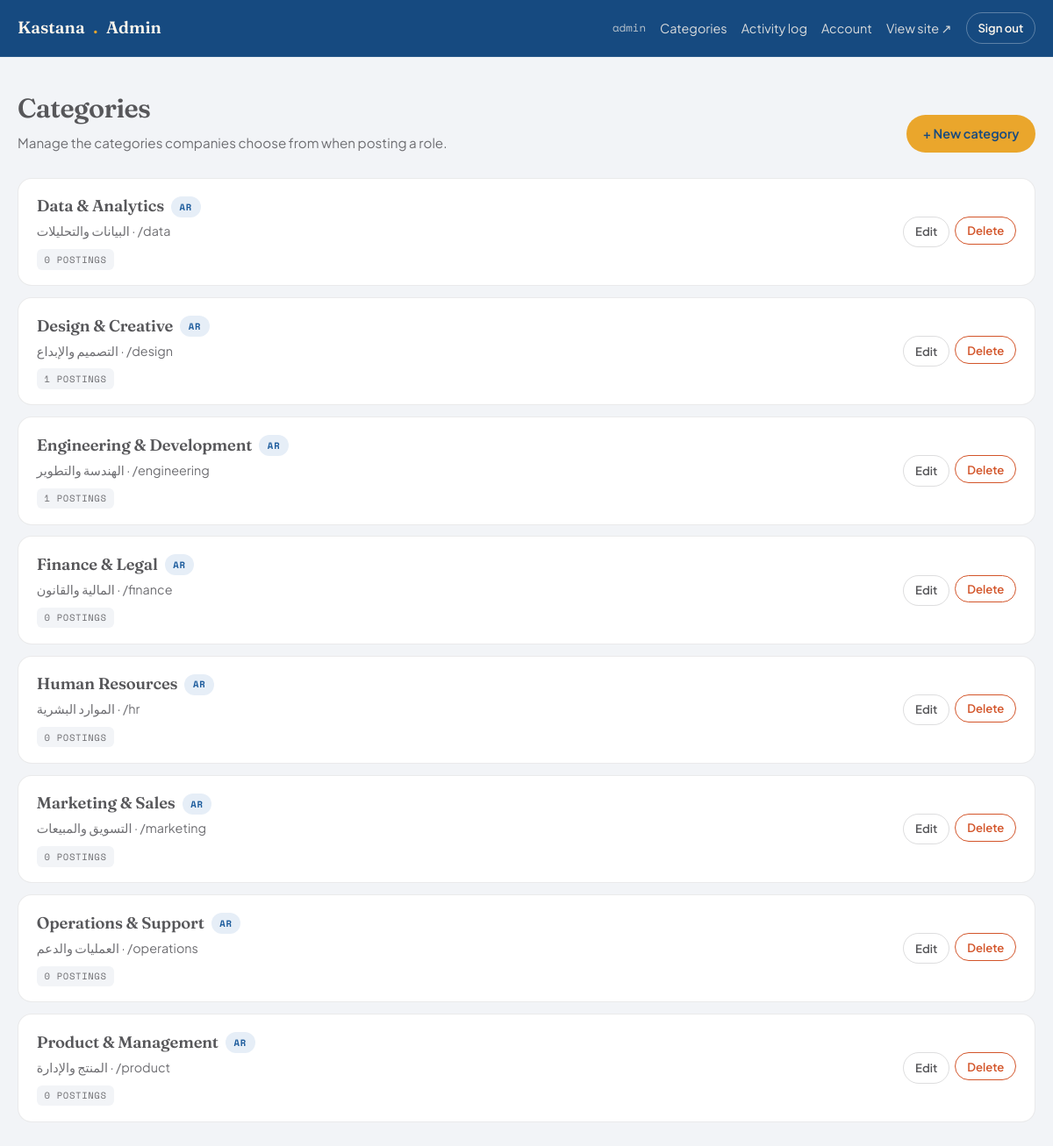
The app's page /admin/categories.php (signed in) with its own data.
### tables this page shows
CREATE TABLE IF NOT EXISTS `categories` (
  `id`         INT UNSIGNED NOT NULL AUTO_INCREMENT,
  `name`       VARCHAR(80)  NOT NULL,
  `name_ar`    VARCHAR(80)  NULL DEFAULT NULL,
  `slug`       VARCHAR(100) NOT NULL,
  `created_at` TIMESTAMP    NOT NULL DEFAULT CURRENT_TIMESTAMP,
  PRIMARY KEY (`id`),
  UNIQUE KEY `uq_category_slug` (`slug`)
);

### includes/functions.php (called while the page is built, shortened)
<?php
function e(?string $value): string
{
    return htmlspecialchars($value ?? '', ENT_QUOTES | ENT_SUBSTITUTE, 'UTF-8');
}
function url(string $path = ''): string
{
    return rtrim(BASE_URL, '/') . '/' . ltrim($path, '/');
}

### config/config.php (called while the page is built, shortened)
<?php
function db(): PDO
{
    static $pdo = null;
    $dsn = 'mysql:host=' . DB_HOST . ';dbname=' . DB_NAME . ';charset=' . DB_CHARSET;
    $options = [
        PDO::ATTR_ERRMODE            => PDO::ERRMODE_EXCEPTION,
        PDO::ATTR_DEFAULT_FETCH_MODE => PDO::FETCH_ASSOC,
        PDO::ATTR_EMULATE_PREPARES   => false,
    ];
    try {
        $pdo = new PDO($dsn, DB_USER, DB_PASS, $options);
    } catch (PDOException $e) {
        error_log('DB connection failed: ' . $e->getMessage());
        http_response_code(500);
        exit('The service is temporarily unavailable. Please try again later.');
    }
    return $pdo;
}
require_once __DIR__ . '/../includes/functions.php';

### admin/categories.php (the view, shortened to what this page needs)
<?php
require_once __DIR__ . '/../config/config.php';
$categories = db()->query(
    "SELECT c.*, COUNT(j.id) AS job_count
     FROM categories c LEFT JOIN jobs j ON j.category_id = c.id
     GROUP BY c.id ORDER BY c.name"
)->fetchAll();
require __DIR__ . '/includes/admin-header.php';
?>
<div class="page-head">
  <div>
    <h1>Categories</h1>
    <p>Manage the categories companies choose from when posting a role.</p>
  </div>
  <a href="<?= url('admin/category-form.php') ?>" class="btn btn--honey">+ New category</a>
</div>
<div class="job-list">
  <?php foreach ($categories as $c): ?>
    <article class="jrow">
      <div class="jrow__main">
        <div class="jrow__title">
          <?= e($c['name']) ?>
          <?php if ($c['name_ar']): ?><span class="status" style="background:#e6eef7;color:#1D5C9D">AR</span><?php endif; ?>
        </div>
        <div class="jrow__sub"><?= e($c['name_ar'] ?: '—') ?> · /<?= e($c['slug']) ?></div>
        <div class="jrow__meta">
          <span class="pill"><?= (int)$c['job_count'] ?> postings</span>
        </div>
      </div>
      <div class="jrow__actions">
        <a href="<?= url('admin/category-form.php?id=' . $c['id']) ?>" class="btn btn--ghost btn--sm">Edit</a>
        <form method="post" class="inline-form" data-confirm="Delete this category? Postings using it will become uncategorized.">
          <button class="btn btn--red btn--sm">Delete</button>
        </form>
      </div>
    </article>
  <?php endforeach; ?>
</div>
<?php require __DIR__ . '/includes/admin-footer.php'; ?>

### assets/css/admin.css (style rules this page uses)
:root { --ink:#57575A; --ink-soft:#6E6E72; --ink-faint:#9A9A9E; --paper:#F2F4F7; --card:#ffffff; --chestnut:#1D5C9D; --chestnut-deep:#164A80; --honey:#EAA62C; --honey-soft:#F5CB78; --line:rgba(87,87,90,0.12); --line-strong:rgba(87,87,90,0.20); --green:#5A9E43; --green-bg:#EDF5E9; --amber:#B7841F; --amber-bg:#FCF3E0; --red:#D3552A; --red-bg:#FCEDE6; --radius:16px; --radius-sm:10px; --shadow-sm:0 1px 2px rgba(63,32,19,0.06),0 6px 20px rgba(63,32,19,0.06); --font-display:'Fraunces',Georgia,serif; --font-body:'Plus Jakarta Sans',system-ui,sans-serif; --font-mono:'Space Mono',ui-monospace,monospace; --ease:cubic-bezier(0.22,1,0.36,1); }
*,*::before,*::after { box-sizing:border-box }
* { margin:0 }
body { font-family:var(--font-body);background:var(--paper);color:var(--ink);line-height:1.55;-webkit-font-smoothing:antialiased }
a { color:inherit;text-decoration:none }
.btn { display:inline-flex;align-items:center;justify-content:center;gap:0.45rem;font-family:var(--font-body);font-weight:600;font-size:0.9rem;padding:0.6rem 1.1rem;border:1px solid transparent;border-radius:999px;cursor:pointer;transition:transform .18s var(--ease),box-shadow .18s,background .18s,opacity .18s;background:var(--ink);color:#fff;white-space:nowrap }
.btn--honey { background:var(--honey);color:var(--chestnut-deep) }
.btn--ghost { background:transparent;color:var(--ink);border-color:var(--line-strong) }
.btn--sm { padding:0.4rem 0.8rem;font-size:0.82rem }
.btn--red { background:transparent;color:var(--red);border-color:var(--red) }
.page-head { display:flex;align-items:flex-end;justify-content:space-between;gap:1.5rem;flex-wrap:wrap;margin-bottom:1.8rem }
.page-head h1 { font-family:var(--font-display);font-weight:600;font-size:1.9rem;letter-spacing:-0.02em }
.page-head p { color:var(--ink-soft);font-size:0.95rem;margin-top:0.2rem }
.job-list { display:grid;gap:0.8rem }
.jrow { background:var(--card);border:1px solid var(--line);border-radius:var(--radius);padding:1.1rem 1.3rem;display:grid;grid-template-columns:1fr auto;gap:1rem;align-items:center;transition:border-color .2s,box-shadow .2s }
.jrow__main { min-width:0 }
.jrow__title { font-family:var(--font-display);font-weight:600;font-size:1.15rem;letter-spacing:-0.01em;display:inline-flex;align-items:center;gap:0.5rem }
.jrow__sub { color:var(--ink-soft);font-size:0.9rem;margin-top:0.15rem }
.jrow__meta { display:flex;gap:0.4rem;flex-wrap:wrap;margin-top:0.6rem }
.pill { font-family:var(--font-mono);font-size:0.66rem;letter-spacing:0.06em;text-transform:uppercase;padding:0.22rem 0.55rem;border-radius:6px;background:var(--paper);color:var(--ink-soft) }
.status { font-family:var(--font-mono);font-size:0.66rem;letter-spacing:0.08em;text-transform:uppercase;padding:0.24rem 0.6rem;border-radius:999px;font-weight:700 }
.jrow__actions { display:flex;gap:0.4rem;flex-wrap:wrap;justify-content:flex-end }
.inline-form { display:inline }

### records on screen
categories: name "Data & Analytics", shows "AR", name_ar "البيانات والتحليلات", slug "data", job_count "0"
categories: name "Design & Creative", shows "AR", name_ar "التصميم والإبداع", slug "design", job_count "1"
categories: name "Engineering & Development", shows "AR", name_ar "الهندسة والتطوير", slug "engineering", job_count "1"
categories: name "Finance & Legal", shows "AR", name_ar "المالية والقانون", slug "finance", job_count "0"
categories: name "Human Resources", shows "AR", name_ar "الموارد البشرية", slug "hr", job_count "0"
categories: name "Marketing & Sales", shows "AR", name_ar "التسويق والمبيعات", slug "marketing", job_count "0"
categories: name "Operations & Support", shows "AR", name_ar "العمليات والدعم", slug "operations", job_count "0"
categories: name "Product & Management", shows "AR", name_ar "المنتج والإدارة", slug "product", job_count "0"

### other values on screen
$_SESSION['admin_username'] "admin"
